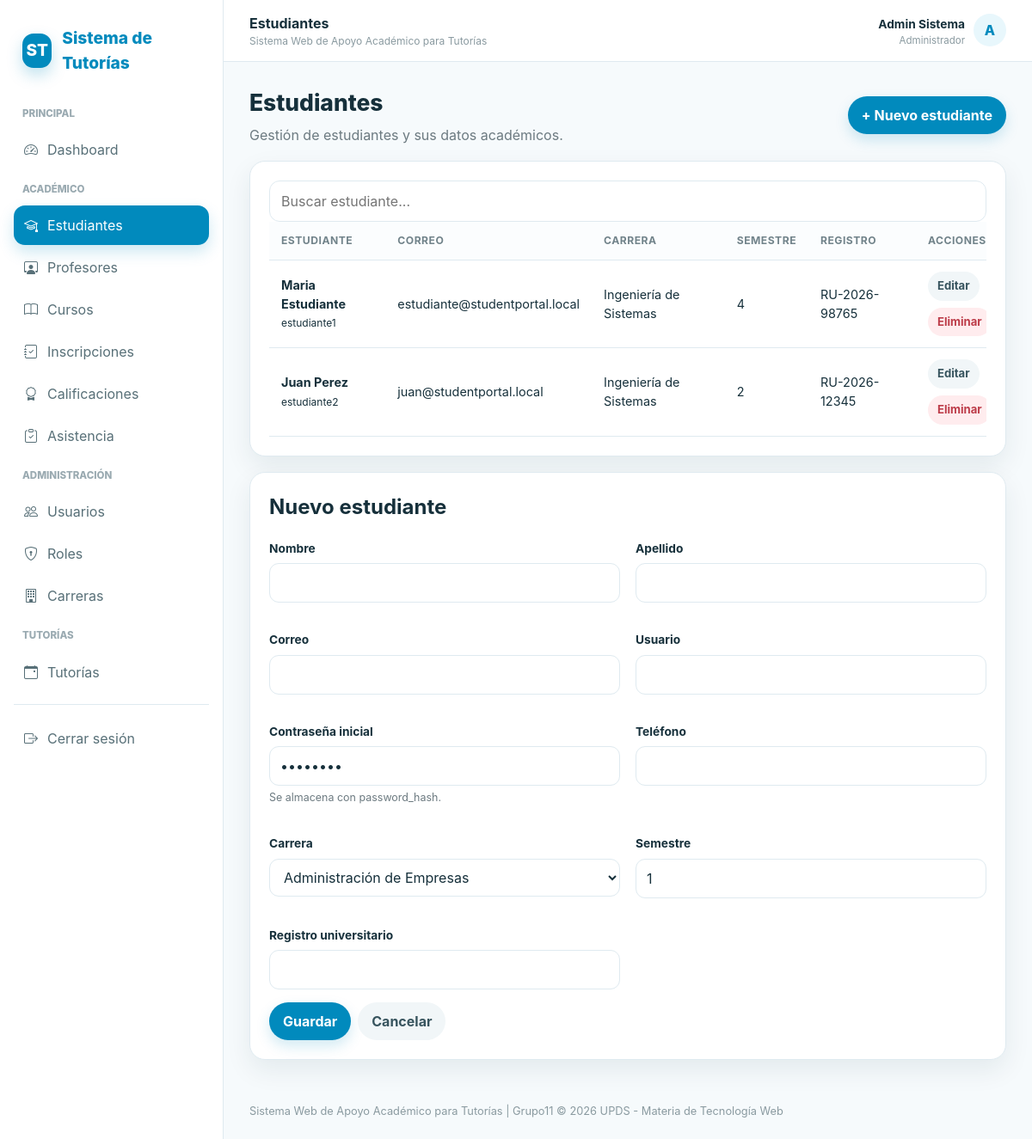
Page /controllers/estudiantes.php?accion=crear (signed in) on the committed database.
### tables this page shows
CREATE TABLE estudiantes (
    id_estudiante INT AUTO_INCREMENT PRIMARY KEY,
    id_usuario INT NOT NULL UNIQUE,
    id_carrera INT NOT NULL,
    semestre TINYINT UNSIGNED NOT NULL,
    registro_universitario VARCHAR(30) UNIQUE,
    FOREIGN KEY (id_usuario) REFERENCES usuarios(id_usuario) ON DELETE CASCADE,
    FOREIGN KEY (id_carrera) REFERENCES carreras(id_carrera) ON UPDATE CASCADE
);

CREATE TABLE usuarios (
    id_usuario INT AUTO_INCREMENT PRIMARY KEY,
    id_rol INT NOT NULL,
    nombre VARCHAR(100) NOT NULL,
    apellido VARCHAR(100) NOT NULL,
    correo VARCHAR(150) NOT NULL UNIQUE,
    usuario VARCHAR(50) NOT NULL UNIQUE,
    contrasena_hash VARCHAR(255) NOT NULL,
    telefono VARCHAR(20) NULL,
    estado ENUM('activo', 'inactivo') NOT NULL DEFAULT 'activo',
    fecha_registro DATETIME DEFAULT CURRENT_TIMESTAMP,
    FOREIGN KEY (id_rol) REFERENCES roles(id_rol) ON UPDATE CASCADE
);

CREATE TABLE carreras (
    id_carrera INT AUTO_INCREMENT PRIMARY KEY,
    nombre_carrera VARCHAR(150) NOT NULL UNIQUE
);

### controllers/estudiantes.php (called while the page is built, shortened)
<?php
require_once __DIR__.'/../config/conexion.php';require_once __DIR__.'/../includes/seguridad.php';require_role(['administrador']);require_once __DIR__.'/../models/EstudianteModel.php';$m=new EstudianteModel($pdo);$id=(int)($_GET['id']??0);$accion=$_GET['accion']??'listar';
$registro=$id?$m->obtenerPorId($id):null;$registros=$m->obtenerTodas();$tituloPagina='Estudiantes';require __DIR__.'/../views/estudiantes/index.php';

### models/EstudianteModel.php (called while the page is built, shortened)
<?php
class EstudianteModel {private PDO $pdo;function __construct(PDO $pdo){$this->pdo=$pdo;} function obtenerTodas(){return $this->pdo->query("SELECT e.*,u.nombre,u.apellido,u.correo,u.usuario,c.nombre_carrera FROM estudiantes e JOIN usuarios u ON u.id_usuario=e.id_usuario JOIN carreras c ON c.id_carrera=e.id_carrera ORDER BY u.apellido,u.nombre")->fetchAll();} function obtenerPorId($id){$s=$this->pdo->prepare('SELECT e.*,u.nombre,u.apellido,u.correo,u.usuario FROM estudiantes e JOIN usuarios u ON u.id_usuario=e.id_usuario WHERE e.id_estudiante=?');$s->execute([$id]);return $s->fetch();} function obtenerPorUsuario($id){$s=$this->pdo->prepare('SELECT e.*,c.nombre_carrera FROM estudiantes e LEFT JOIN carreras c ON c.id_carrera=e.id_carrera WHERE e.id_usuario=?');$s->execute([$id]);return $s->fetch();}
 }

### includes/seguridad.php (called while the page is built, shortened)
<?php
function e($v): string { return htmlspecialchars((string)$v, ENT_QUOTES, 'UTF-8'); }

### models/CarreraModel.php (called while the page is built)
<?php class CarreraModel {private PDO $pdo;function __construct(PDO $pdo){$this->pdo=$pdo;}function obtenerTodas(){return $this->pdo->query('SELECT * FROM carreras ORDER BY nombre_carrera')->fetchAll();}function crear($d){$s=$this->pdo->prepare('INSERT INTO carreras(nombre_carrera) VALUES(?)');return $s->execute([$d['nombre_carrera']]);}function obtenerPorId($id){$s=$this->pdo->prepare('SELECT * FROM carreras WHERE id_carrera=?');$s->execute([$id]);return $s->fetch();}function editar($id,$d){$s=$this->pdo->prepare('UPDATE carreras SET nombre_carrera=? WHERE id_carrera=?');return $s->execute([$d['nombre_carrera'],$id]);}function eliminar($id){$s=$this->pdo->prepare('DELETE FROM carreras WHERE id_carrera=?');return $s->execute([$id]);}}

### views/estudiantes/index.php (the view)
<?php include __DIR__.'/../layouts/header.php';?><div class="toolbar"><div><h1 class="page-title">Estudiantes</h1><p class="subtitle">Gestión de estudiantes y sus datos académicos.</p></div><a class="btn btn-primary" href="/controllers/estudiantes.php?accion=crear">+ Nuevo estudiante</a></div><div class="card"><div class="card-body"><input class="search" data-search="#tablaEstudiantes" placeholder="Buscar estudiante..."><div class="table-wrap"><table class="table" id="tablaEstudiantes"><thead><tr><th>Estudiante</th><th>Correo</th><th>Carrera</th><th>Semestre</th><th>Registro</th><th>Acciones</th></tr></thead><tbody><?php foreach($registros as $r):?><tr><td><strong><?=e($r['nombre'].' '.$r['apellido'])?></strong><br><small><?=e($r['usuario'])?></small></td><td><?=e($r['correo'])?></td><td><?=e($r['nombre_carrera'])?></td><td><?=e($r['semestre'])?></td><td><?=e($r['registro_universitario'])?></td><td><div class="actions"><a class="btn btn-light btn-sm" href="?accion=editar&id=<?=$r['id_estudiante']?>">Editar</a><form method="post" onsubmit="return confirm('¿Eliminar estudiante y su usuario?')"><input type="hidden" name="csrf" value="<?=e(csrf_token())?>"><input type="hidden" name="accion" value="eliminar"><input type="hidden" name="id" value="<?=$r['id_estudiante']?>"><button class="btn btn-danger btn-sm">Eliminar</button></form></div></td></tr><?php endforeach;?></tbody></table></div></div></div><?php if($accion!=='listar'):?><div class="card" style="margin-top:18px"><div class="card-body"><h2 style="margin-top:0"><?= $registro?'Editar':'Nuevo'?> estudiante</h2><form method="post"><input type="hidden" name="csrf" value="<?=e(csrf_token())?>"><input type="hidden" name="accion" value="guardar"><div class="grid grid-2"><div class="form-group"><label class="form-label">Nombre</label><input required name="nombre" value="<?=e($registro['nombre']??'')?>"></div><div class="form-group"><label class="form-label">Apellido</label><input required name="apellido" value="<?=e($registro['apellido']??'')?>"></div><div class="form-group"><label class="form-label">Correo</label><input required type="email" name="correo" value="<?=e($registro['correo']??'')?>"></div><div class="form-group"><label class="form-label">Usuario</label><input required name="usuario" value="<?=e($registro['usuario']??'')?>"></div><?php if(!$registro):?><div class="form-group"><label class="form-label">Contraseña inicial</label><input required type="password" name="clave" value="password"><div class="form-help">Se almacena con password_hash.</div></div><?php endif;?><div class="form-group"><label class="form-label">Teléfono</label><input name="telefono"></div><div class="form-group"><label class="form-label">Carrera</label><select required name="id_carrera"><?php require_once __DIR__.'/../../models/CarreraModel.php';foreach((new CarreraModel($pdo))->obtenerTodas() as $c):?><option value="<?=$c['id_carrera']?>" <?=($registro['id_carrera']??'')==$c['id_carrera']?'selected':''?>><?=e($c['nombre_carrera'])?></option><?php endforeach;?></select></div><div class="form-group"><label class="form-label">Semestre</label><input required type="number" min="1" max="20" name="semestre" value="<?=e($registro['semestre']??1)?>"></div><div class="form-group"><label class="form-label">Registro universitario</label><input name="registro_universitario" value="<?=e($registro['registro_universitario']??'')?>"></div></div><div class="actions"><button class="btn btn-primary">Guardar</button><a class="btn btn-light" href="/controllers/estudiantes.php">Cancelar</a></div></form></div></div><?php endif;?><?php include __DIR__.'/../layouts/footer.php';?>

### assets/css/style.css (style rules this page uses)
:root { --primary: #018abd; --primary-dark: #01698f; --primary-light: #e8f7fc; --primary-soft: #f1fbfe; --text: #16303b; --muted: #6c7a80; --bg: #f6fafc; --card: #ffffff; --border: #dfeaf0; --success: #18824a; --success-bg: #eaf8f0; --warning: #956f00; --warning-bg: #fff7df; --danger: #bd3c49; --danger-bg: #ffecee; --shadow: 0 12px 30px rgba(0, 45, 65, 0.08); --shadow-hover: 0 12px 28px rgba(1, 138, 189, 0.18); --radius: 18px; --pill: 999px; }
* { box-sizing: border-box; }
html { scroll-behavior: smooth; }
body { margin: 0; font-family: Inter, system-ui, -apple-system, BlinkMacSystemFont, "Segoe UI", sans-serif; background: var(--bg); color: var(--text); line-height: 1.5; }
a { color: inherit; text-decoration: none; }
button, input, select, textarea { font: inherit; }
button, a, input, select, textarea { -webkit-tap-highlight-color: transparent; }
.page-title { font-size: 1.65rem; font-weight: 800; margin: 0; }
.subtitle { color: var(--muted); margin: 5px 0 0; }
.toolbar { display: flex; gap: 14px; justify-content: space-between; align-items: center; flex-wrap: wrap; margin-bottom: 18px; }
.card { background: var(--card); border: 1px solid var(--border); border-radius: var(--radius); box-shadow: var(--shadow); }
.card-body { padding: 22px; }
.btn { border: 0; border-radius: var(--pill); padding: 10px 16px; font-weight: 700; cursor: pointer; display: inline-flex; align-items: center; justify-content: center; gap: 8px; transition: transform 0.2s ease, box-shadow 0.2s ease, background 0.2s ease, color 0.2s ease; }
.btn-primary { background: var(--primary); color: #ffffff; box-shadow: 0 7px 16px rgba(1, 138, 189, 0.18); }
.btn-light { background: #f1f6f8; color: #37545e; }
.btn-danger { background: var(--danger-bg); color: var(--danger); }
.btn-sm { padding: 7px 11px; font-size: 0.82rem; }
.actions { display: flex; gap: 8px; flex-wrap: wrap; align-items: center; }
.search { border: 1px solid var(--border); border-radius: 12px; padding: 11px 13px; min-width: 230px; outline: none; }
input, select, textarea { width: 100%; border: 1px solid var(--border); border-radius: 11px; padding: 10px 12px; background: #ffffff; color: var(--text); outline: none; transition: border-color 0.2s ease, box-shadow 0.2s ease; }
.form-group { margin-bottom: 15px; }
.form-label { display: block; font-size: 0.86rem; font-weight: 700; margin-bottom: 7px; }
.form-help { font-size: 0.78rem; color: var(--muted); margin-top: 5px; }
.table-wrap { overflow-x: auto; }
.table { width: 100%; border-collapse: collapse; min-width: 900px; }
.table th, .table td { padding: 13px 14px; border-bottom: 1px solid var(--border); text-align: left; font-size: 0.9rem; vertical-align: middle; }
.table th { font-size: 0.76rem; text-transform: uppercase; letter-spacing: 0.04em; color: #71838a; background: #fbfdfe; }
.grid { display: grid; gap: 18px; }
.grid-2 { grid-template-columns: repeat(2, 1fr); }

### rows in the picture
estudiantes: id_usuario.apellido "Maria Estudiante", id_usuario.usuario "estudiante1", id_usuario.correo "estudiante@studentportal.local", id_carrera.nombre_carrera "Ingeniería de Sistemas", semestre "4", registro_universitario "RU-2026-98765"
estudiantes: id_usuario.apellido "Juan Perez", id_usuario.usuario "estudiante2", id_usuario.correo "juan@studentportal.local", id_carrera.nombre_carrera "Ingeniería de Sistemas", semestre "2", registro_universitario "RU-2026-12345"

### other values in the picture
$tituloPagina "Estudiantes"
$nombreUsuario "Admin Sistema"
$rol "Administrador"
$inicialUsuario "A"
form field id_carrera "Administración de Empresas"
